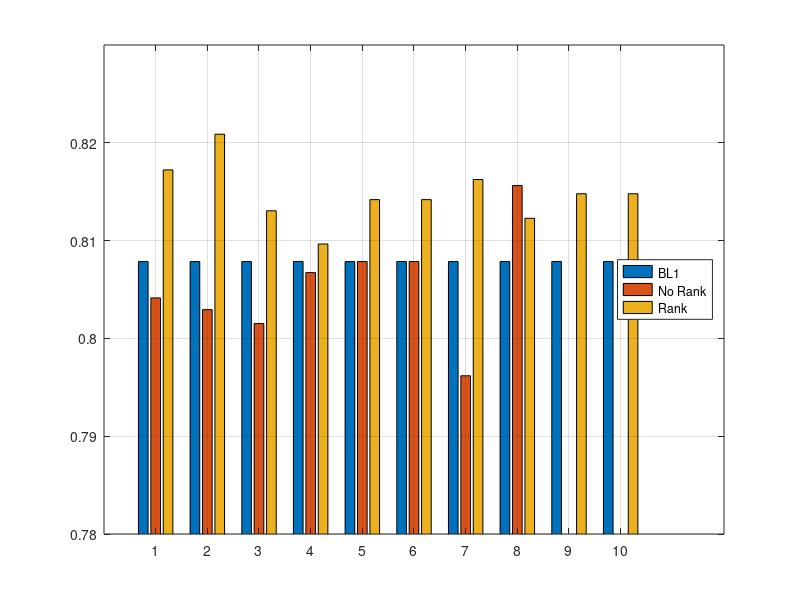

This chart was generated by the following MATLAB code: (Note: this script raises an error after producing the figure.)
 data = [0.80786 0.80414 0.81723;
    0.80786 0.80294 0.82088;
    0.80786 0.80152 0.81305;
    0.80786 0.80673 0.80965;
    0.80786 0.80786 0.81419;
    0.80786 0.80786 0.81419;
    0.80786 0.79618 0.81625;
    0.80786 0.81563 0.81228;
    0.80786 0 0.81479;
    0.80786 0 0.81479];
 
 fig = figure; % Create new figure
 hbar = bar(data);    % Create bar plot
 ylim([0.78 0.83]);
 colormap('default');
 grid on
 l = cell(1,3);
 l{1}='BL1'; l{2}='No Rank'; l{3}='Rank'; 
 %legend(hbar, l, 'Location', 'north', 'Orientation','Horizontal');
 legend(hbar, l, 'Location', 'east');
 xticklabel_rotate([1 2 3 4 5 6 7 8 9 10], 90, {'H-VC', 'H-CFC', 'HV-VC', 'HV-CFC', 'V-VC', 'V-CFC', 'VH-VC', 'VH-CFC', 'NO GRP-VC', 'No GRP-CFC'}, 'Fontsize',8);

 % Get the data for all the bars that were plotted
 x = get(hbar,'XData');
 y = get(hbar,'YData');
 
 ygap = 0.001;
 labels = {'SVM', 'SVM', 'SVM', 'SVM', 'SVM', 'SVM', 'SVM', 'SVM', 'SVM', 'SVM'};
 xPos = x{1, :} - 0.15;
 yPos = y{1, :} + ygap; 
 hText = text(xPos, yPos, labels);
 set(hText, 'Rotation', 90, 'VerticalAlignment', 'bottom', 'FontSize', 8);

 labels2 = {'SVM', 'RF', 'RF', 'RF', 'SVM', 'SVM', 'SVM', 'SVM', '', ''};
 xPos2 = x{2, :} + 0.08;
 yPos2 = y{2, :} + ygap; 
 hText2 = text(xPos2, yPos2, labels2);
 set(hText2, 'Rotation', 90, 'VerticalAlignment', 'bottom', 'FontSize', 8);

 labels3 = {'SVM(R4-2)', 'SVM(R4-2)', 'SVM(R1-2)', 'RF(R1-3)', 'RF(R3-3)', 'RF(R3-3)', 'SVM(R4-2)', 'SVM(R4-2)', 'SVM(R3-2)', 'SVM(R3-2)'};
 xPos3 = x{3, :} + 0.3;
 yPos3 = y{3, :} + ygap;
 hText3 = text(xPos3, yPos3, labels3);
 set(hText3, 'Rotation', 90, 'VerticalAlignment','bottom', 'FontSize', 8);
 
 title('Comparison of the high scored models with baseline and w/o rank on MIMIC-II Adult(F) Dataset', 'FontSize',14,'FontWeight','bold');
 ylabel('Fwa score','FontSize',12,'FontWeight','bold');
 xlabel('Ensemble Models','FontSize',12,'FontWeight','bold');

 set(fig, 'Units', 'Inches');
 pos = get(fig, 'Position');
 set(fig, 'PaperPositionMode', 'Auto', 'PaperUnits', 'Inches', 'PaperSize', [pos(3), pos(4)]);
 print(fig, 'mimic2_adultk1f_high_score', '-dpdf', '-r0');
 %print(fig, 'mimic2_adultk1f_high_score', '-dpng');
